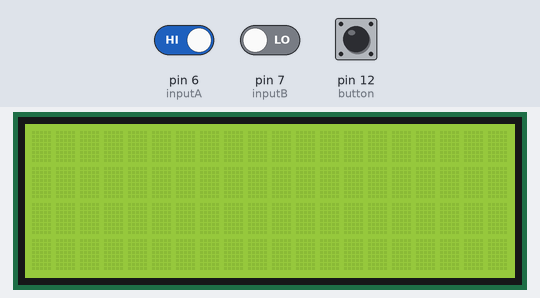
A sketch run on a simulated Arduino Uno, built with avr-gcc and run on an emulated ATmega328P. Shown: 20×4 character LCD. Inputs (shaded band) come from the test bench; at power-on: pin 6 (inputA) HIGH, pin 12 (button) HIGH, pin 7 (inputB) LOW. What the sketch prints to the serial monitor is not drawn.

Above: at 1.2 s.
1.3 s: pin 6 (inputA) driven LOW
At 2.2 s:
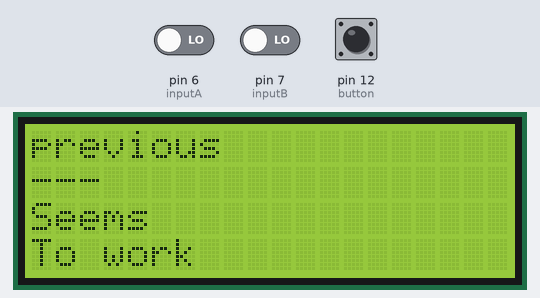
2.8 s: pin 12 (button) pulled LOW for 0.15 s
At 3.7 s:
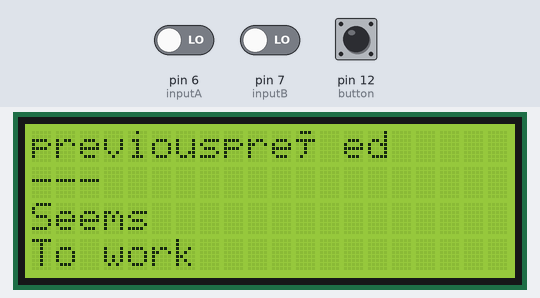
4.4 s: pin 7 (inputB) driven HIGH
At 5.1 s:
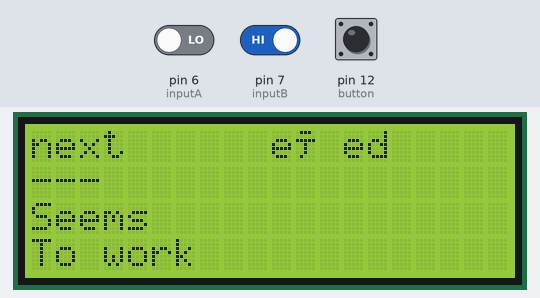
6.0 s: pin 7 (inputB) driven LOW
At 7.0 s:
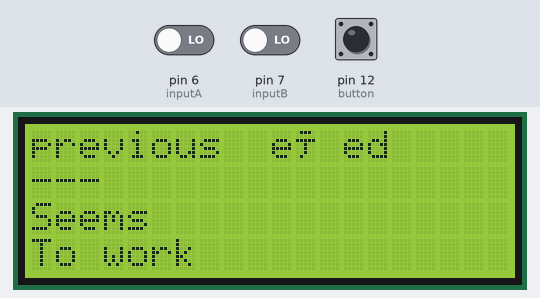
7.5 s: pin 12 (button) pulled LOW for 1 s
At 7.67 s:
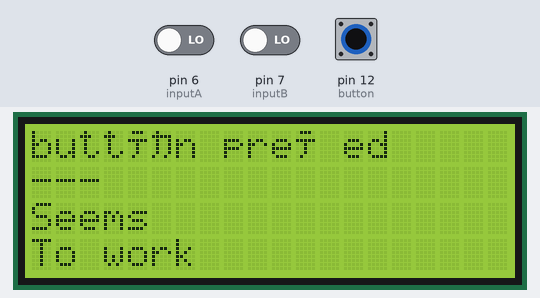
Timing chart, 0 to 10.5 s (numbered marks = the images above; inputs shaded):
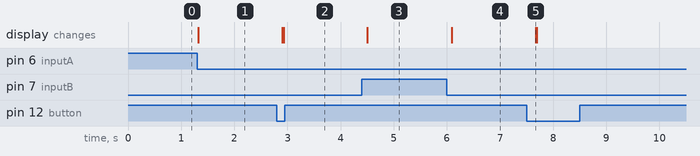

The sketch:

lcd_menu_testing.ino
```cpp
#include <Wire.h>
#include <LiquidCrystal_I2C.h>

LiquidCrystal_I2C lcd(0x27,20,4);  // set the LCD address to 0x27 for a 16 chars and 2 line display

#define inputA 6
#define inputB 7

#define button 12

int prevCounter = 0;
int counter = 0;
int aState;
int aLastState;

boolean buttonState = false;

void setup(){

lcd.init();
lcd.backlight();

pinMode(inputA, INPUT);
pinMode(inputB, INPUT);
pinMode(button, INPUT);

Serial.begin(9600);

aLastState = digitalRead(inputA);

}


void loop(){

  aState = digitalRead(inputA);


  if(aState != aLastState){
    if(digitalRead(inputB) != aState) {
      counter++;

    }else{
      counter--;
    }

Serial.println(counter);

    if(counter > prevCounter){
      writeToLCD("next      ");

    }
    if(counter < prevCounter){
      writeToLCD("previous");
    }

    prevCounter= counter;

//    Serial.print("Position:");
//    Serial.println(counter);
    delay(200);
  }

  boolean buttonPress = !digitalRead(button);

  if(buttonPress){

    if(!buttonState){
      buttonState = true;
      Serial.println("buttön preßed");
      writeToLCD("buttön preßed");
    }

  }else{

    if(buttonState){
      buttonState = false;
    }

  }

  aState = aLastState;
}

void writeToLCD(String title){

  lcd.setCursor(0,0);
  lcd.print(title);
  lcd.setCursor(0,1);
  lcd.print("---");
  lcd.setCursor(0,2);
  lcd.print("Seems");
  lcd.setCursor(0,3);
  lcd.print("To work");
}
```

Measured:
- after the input at 1.3 s, the display: changes at once (image 1)
- after the input at 2.8 s, the display: first changes after 0.10 s (image 2 shows a later state)
- after the input at 4.4 s, the display: changes after 0.10 s (image 3)
- after the input at 6.0 s, the display: changes after 0.09 s (image 4)
- after the input at 7.5 s, the display: changes after 0.17 s (image 5)
